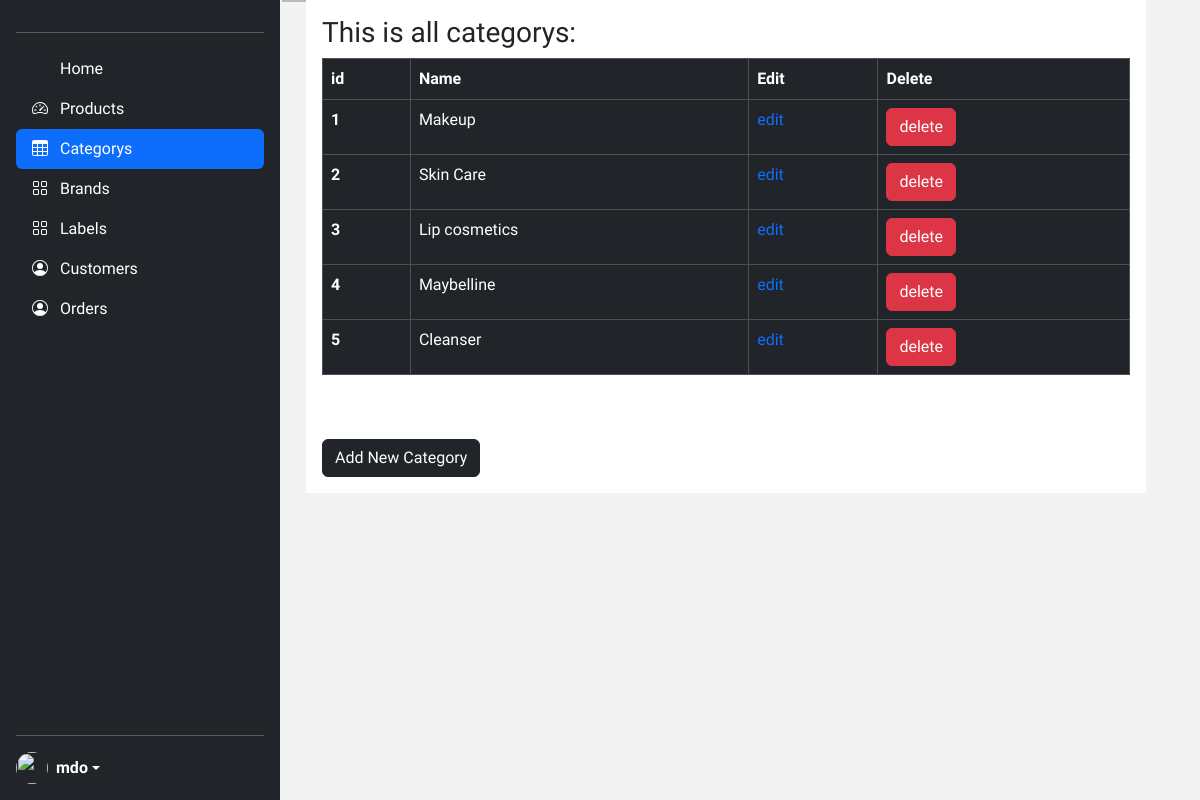
Screenshot of /categorys (signed in) with the database file from the repository.
### beautyHaven/products/models.py (models this page shows)
class Category(db.Model):
    __tablename__ = 'category'
    id = Column(Integer, primary_key=True)
    name = Column(String(30), unique=True, nullable=False)

### beautyHaven/admin/routes.py (the view)
@app.route('/categorys')
@login_required_admin
def categorys():
    if 'email' not in session:
        flash('Please login first')
        return redirect('login')
    categorys = Category.query.all()
    return render_template('/admin/categorys.html',categorys=categorys)

### beautyHaven/admin/routes.py (called while the page is built)
def login_required_admin(f):
    @wraps(f)
    def decorated_function(*args, **kwargs):
        if 'email' not in session:
            flash('Please login first')
            return redirect(url_for('login'))
        user = User.query.filter_by(email=session['email']).first()
        if not user or user.id != 1:
            flash('Access denied. You are not authorized to view this page.')
            return redirect(url_for('index'))
        return f(*args, **kwargs)
    return decorated_function

### beautyHaven/templates/admin/categorys.html (shortened to what this page needs)
{% extends 'layout.html' %}
{% block content %}
<h3 class="me-2">This is all categorys:  </h3>
<table class="table table-dark table-hover  table-bordered  ">
  <thead>
    <tr>
      <th scope="col">id</th>
      <th scope="col">Name</th>
      <th scope="col">Edit</th>
      <th scope="col">Delete</th>
    </tr>
  </thead>
  <tbody>
    {% for category in categorys %}
        <tr>
            <th scope="row">{{category.id}}</th>
            <td>{{category.name}}</td>
            <td><a href="{{url_for('updatecat',id=category.id)}}">edit</a></td>
            <td><button type="button" class="btn btn-danger" data-bs-toggle="modal" data-bs-target="#exampleModal-{{category.id}}">
              delete
            </button></td>
        </tr>
    {% endfor %}
  </tbody>
</table>
<button type="button" class="btn btn-dark mt-5"><a href="{{ url_for('addcategory')}}" class="text-white text-decoration-none">Add New Category</a></button>
{% endblock content %}

### beautyHaven/static/css/style.css (style rules this page uses)
body, html { margin: 0; padding: 0; font-family: "Josefin Sans", sans-serif; scroll-behavior: smooth; background-color: #f3f3f3; }
a { text-decoration: none; }

### beautyHaven/static/css/sidebars.css (style rules this page uses)
body { min-height: 100vh; min-height: -webkit-fill-available; }
html { height: -webkit-fill-available; }

### rows the page displays
Category: id "1", name "Makeup"
Category: id "2", name "Skin Care"
Category: id "3", name "Lip cosmetics"
Category: id "4", name "Maybelline"
Category: id "5", name "Cleanser"
